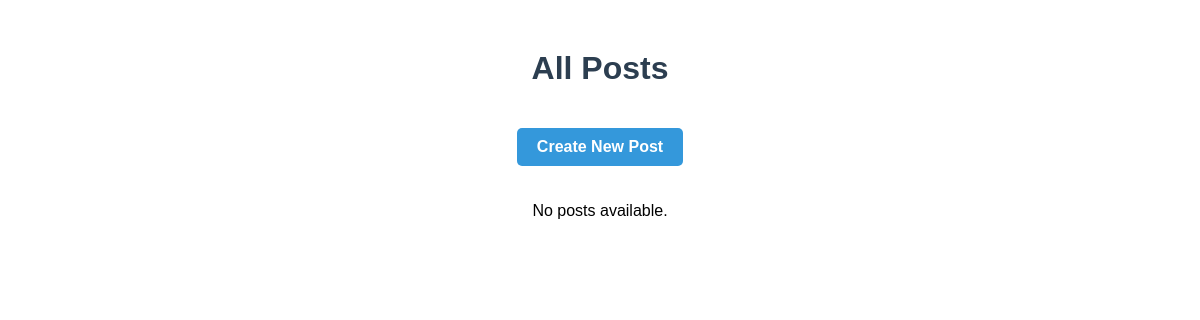
The app's page /, older data.
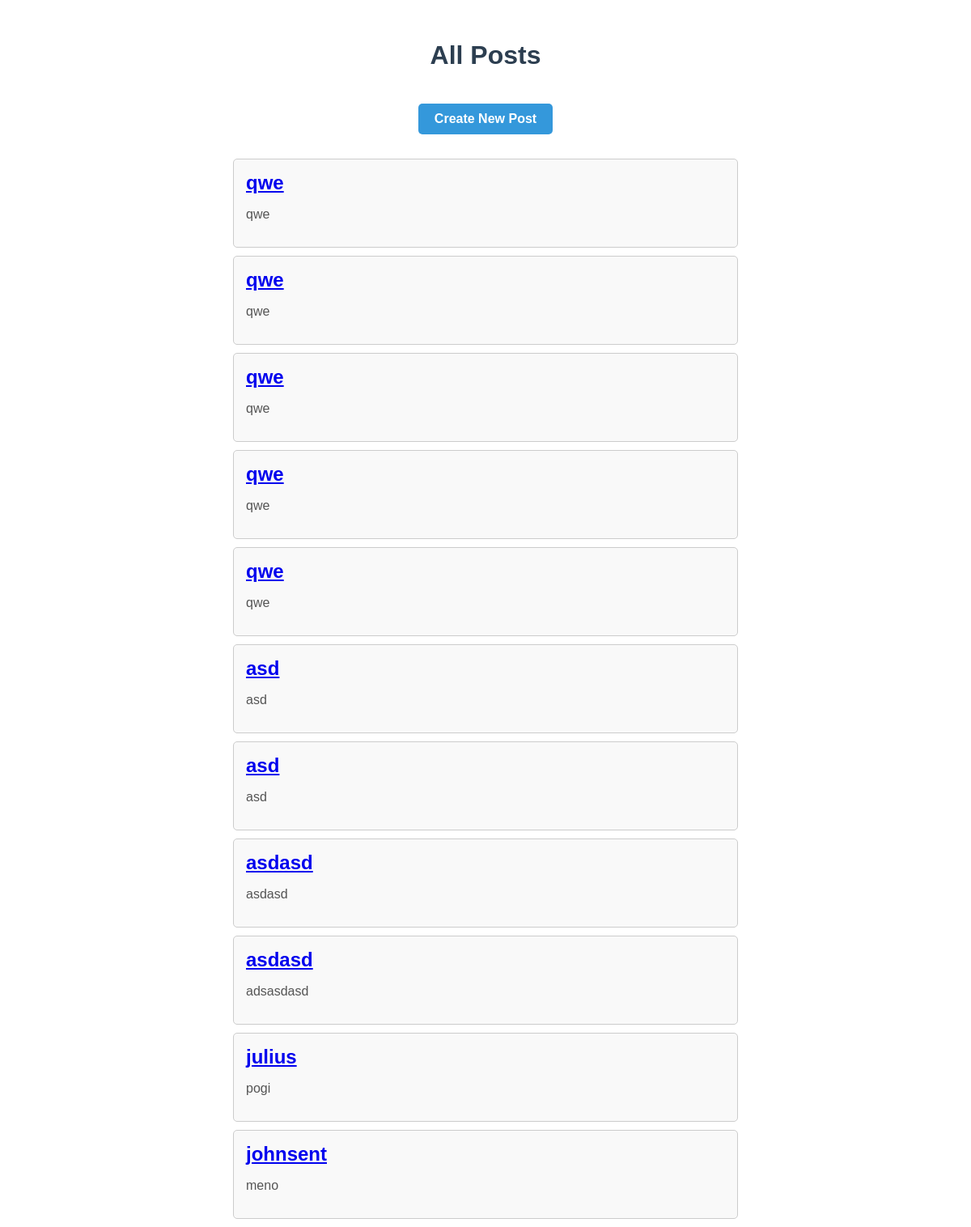
The same page, newer data.
### app/models.py (models this page shows, shortened)
class Post(models.Model):
    title = models.CharField(max_length=200)
    content = models.TextField()

### app/views.py (the view)
# urls.py: path('', HomePageView.as_view(), name='home'),
class HomePageView(ListView):
    model = Post
    template_name = 'app/home.html'  # your template that shows all posts
    context_object_name = 'posts'  # this variable is used in template

### app/templates/app/home.html (shortened to what this page needs)
<!DOCTYPE html>
<html lang="en">
<head>
</head>
<body>
    <h1>All Posts</h1>
    <a href="/post/create" class="create-post-button">Create New Post</a>
    {% if posts %}
        {% for post in posts %}
            <div class="post">
                <h2><a href="{% url 'post-detail' pk=post.pk %}">{{ post.title }}</a></h2>
                <p>{{ post.content }}</p>
            </div>
        {% endfor %}
    {% else %}
        <p>No posts available.</p>
    {% endif %}
</body>
</html>

### app/templates/app/home.html (style rules this page uses)
body { font-family: Arial, sans-serif; text-align: center; margin-top: 50px; }
h1 { color: #2c3e50; }
.post { border: 1px solid #ccc; padding: 15px; margin: 10px auto; width: 50%; text-align: left; border-radius: 5px; background-color: #f9f9f9; }
.post h2 { margin: 0; color: #34495e; }
.post p { color: #555; }
.create-post-button { display: inline-block; margin: 20px 0; padding: 10px 20px; background-color: #3498db; color: white; text-decoration: none; border-radius: 5px; font-weight: bold; }

Row changes from the older to the newer data that the page shows:
added Post: title "qwe", content "qwe"
added Post: title "qwe", content "qwe"
added Post: title "qwe", content "qwe"
added Post: title "qwe", content "qwe"
added Post: title "qwe", content "qwe"
added Post: title "asd", content "asd"
added Post: title "asd", content "asd"
added Post: title "asdasd", content "asdasd"
added Post: title "asdasd", content "adsasdasd"
added Post: title "julius", content "pogi"
added Post: title "johnsent", content "meno"
Text that changed along with them:
text no longer shown: "No posts available."
